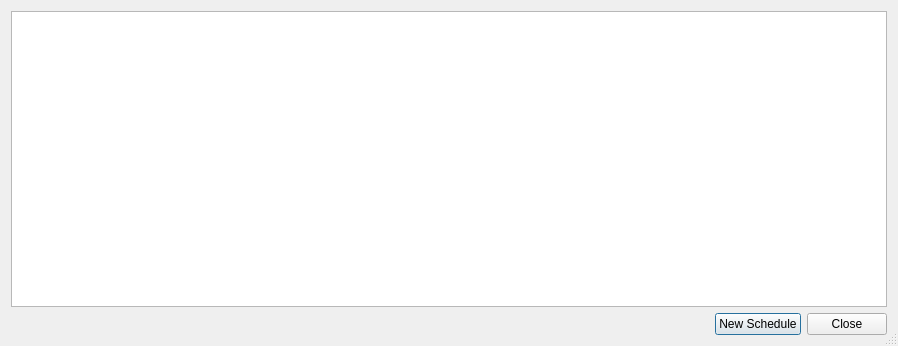
<?xml version="1.0" encoding="UTF-8"?>
<ui version="4.0">
 <class>ScheduleListWindow</class>
 <widget class="QDialog" name="ScheduleListWindow">
  <property name="windowModality">
   <enum>Qt::NonModal</enum>
  </property>
  <property name="geometry">
   <rect>
    <x>0</x>
    <y>0</y>
    <width>898</width>
    <height>346</height>
   </rect>
  </property>
  <property name="sizePolicy">
   <sizepolicy hsizetype="Expanding" vsizetype="Preferred">
    <horstretch>0</horstretch>
    <verstretch>0</verstretch>
   </sizepolicy>
  </property>
  <property name="windowTitle">
   <string>Schedule List</string>
  </property>
  <property name="sizeGripEnabled">
   <bool>true</bool>
  </property>
  <layout class="QVBoxLayout" name="verticalLayout">
   <item>
    <widget class="QTableView" name="tableView">
     <attribute name="horizontalHeaderHighlightSections">
      <bool>false</bool>
     </attribute>
     <attribute name="horizontalHeaderStretchLastSection">
      <bool>true</bool>
     </attribute>
     <attribute name="verticalHeaderVisible">
      <bool>false</bool>
     </attribute>
    </widget>
   </item>
   <item>
    <layout class="QHBoxLayout" name="horizontalLayout">
     <item>
      <spacer name="horizontalSpacer">
       <property name="orientation">
        <enum>Qt::Horizontal</enum>
       </property>
       <property name="sizeHint" stdset="0">
        <size>
         <width>40</width>
         <height>20</height>
        </size>
       </property>
      </spacer>
     </item>
     <item>
      <widget class="QPushButton" name="addButton">
       <property name="text">
        <string>New Schedule</string>
       </property>
      </widget>
     </item>
     <item>
      <widget class="QPushButton" name="closeButton">
       <property name="text">
        <string>Close</string>
       </property>
      </widget>
     </item>
    </layout>
   </item>
  </layout>
 </widget>
 <resources/>
 <connections>
  <connection>
   <sender>closeButton</sender>
   <signal>clicked()</signal>
   <receiver>ScheduleListWindow</receiver>
   <slot>close()</slot>
   <hints>
    <hint type="sourcelabel">
     <x>624</x>
     <y>320</y>
    </hint>
    <hint type="destinationlabel">
     <x>338</x>
     <y>172</y>
    </hint>
   </hints>
  </connection>
 </connections>
</ui>
